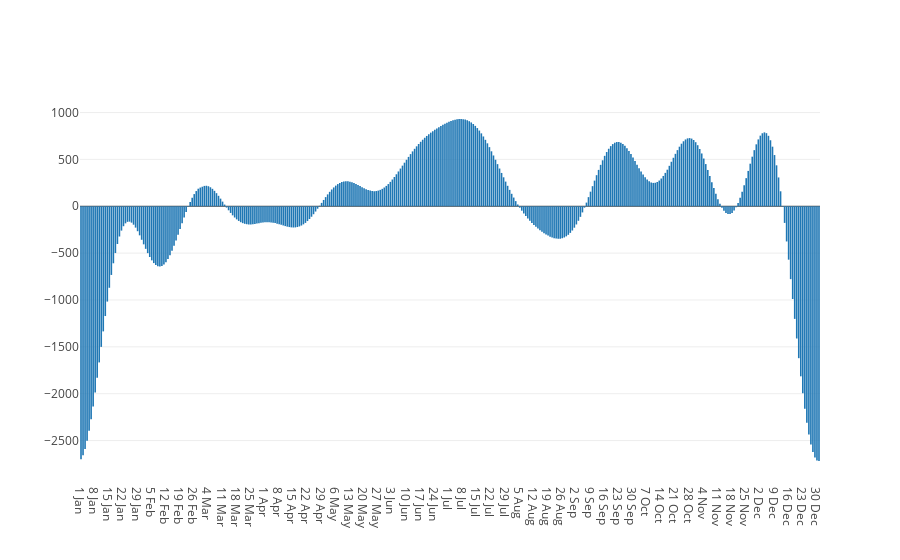

The code cell stored with this chart in its notebook:
### Code cell
months = ['Jan', 'Feb', 'Mar', 'Apr', 'May', 'Jun', 'Jul', 'Aug', 'Sep', 'Oct', 'Nov', 'Dec']
forecast['day'] = forecast.ds.apply(lambda x: x.day)
forecast['month'] = forecast.ds.apply(lambda x: x.month)
yearly_trend = forecast.groupby(['month', 'day'])['yearly'].mean().reset_index().sort_values(['month', 'day']).reindex()
yearly_trend['label'] = yearly_trend.apply(lambda x: str(int(x.day)) + ' ' + months[int(x.month)-1], axis=1)
plot_data = go.Bar(x=yearly_trend.label.values, y=yearly_trend.yearly.values)
plotly.offline.iplot([plot_data])

### Figure 1 — Plotly figure (JSON) as saved in the notebook; plotly's stock layout.template omitted (floating-point values rounded to 4 significant figures; data arrays with more than 128 entries replaced by an {"elided": "..."} marker saying what was removed)
{"data": [{"type": "bar", "x": {"elided": "366 str values"}, "y": {"elided": "366 float values"}}], "layout": {}}
